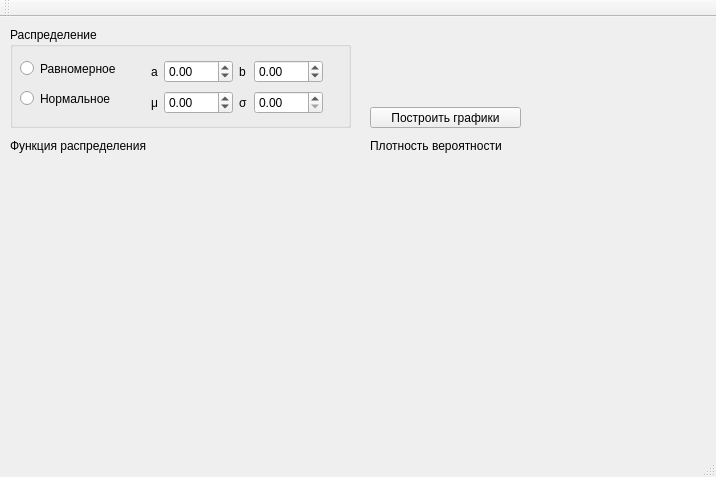
<?xml version="1.0" encoding="UTF-8"?>
<ui version="4.0">
 <class>MainWindow</class>
 <widget class="QMainWindow" name="MainWindow">
  <property name="geometry">
   <rect>
    <x>0</x>
    <y>0</y>
    <width>716</width>
    <height>477</height>
   </rect>
  </property>
  <property name="windowTitle">
   <string>MainWindow</string>
  </property>
  <widget class="QWidget" name="centralWidget">
   <widget class="QGroupBox" name="groupBox">
    <property name="geometry">
     <rect>
      <x>10</x>
      <y>10</y>
      <width>341</width>
      <height>101</height>
     </rect>
    </property>
    <property name="title">
     <string>Распределение</string>
    </property>
    <widget class="QRadioButton" name="radioButton">
     <property name="geometry">
      <rect>
       <x>10</x>
       <y>30</y>
       <width>111</width>
       <height>23</height>
      </rect>
     </property>
     <property name="text">
      <string>Равномерное</string>
     </property>
    </widget>
    <widget class="QRadioButton" name="radioButton_2">
     <property name="geometry">
      <rect>
       <x>10</x>
       <y>60</y>
       <width>96</width>
       <height>23</height>
      </rect>
     </property>
     <property name="text">
      <string>Нормальное</string>
     </property>
    </widget>
    <widget class="QWidget" name="gridLayoutWidget">
     <property name="geometry">
      <rect>
       <x>130</x>
       <y>20</y>
       <width>195</width>
       <height>80</height>
      </rect>
     </property>
     <layout class="QGridLayout" name="gridLayout">
      <item row="0" column="1">
       <widget class="QDoubleSpinBox" name="doubleSpinBox_1">
        <property name="minimum">
         <double>-1000.000000000000000</double>
        </property>
        <property name="maximum">
         <double>1000.000000000000000</double>
        </property>
       </widget>
      </item>
      <item row="0" column="0">
       <widget class="QLabel" name="label_3">
        <property name="text">
         <string>a</string>
        </property>
       </widget>
      </item>
      <item row="0" column="2">
       <widget class="QLabel" name="label_4">
        <property name="text">
         <string>b</string>
        </property>
       </widget>
      </item>
      <item row="0" column="3">
       <widget class="QDoubleSpinBox" name="doubleSpinBox_2">
        <property name="minimum">
         <double>-1000.000000000000000</double>
        </property>
        <property name="maximum">
         <double>1000.000000000000000</double>
        </property>
       </widget>
      </item>
      <item row="1" column="1">
       <widget class="QDoubleSpinBox" name="doubleSpinBox_3">
        <property name="minimum">
         <double>-1000.000000000000000</double>
        </property>
        <property name="maximum">
         <double>1000.000000000000000</double>
        </property>
       </widget>
      </item>
      <item row="1" column="3">
       <widget class="QDoubleSpinBox" name="doubleSpinBox_4">
        <property name="maximum">
         <double>100.989999999999995</double>
        </property>
       </widget>
      </item>
      <item row="1" column="2">
       <widget class="QLabel" name="label_6">
        <property name="text">
         <string>σ</string>
        </property>
       </widget>
      </item>
      <item row="1" column="0">
       <widget class="QLabel" name="label_5">
        <property name="text">
         <string>μ</string>
        </property>
       </widget>
      </item>
     </layout>
    </widget>
   </widget>
   <widget class="QLabel" name="label">
    <property name="geometry">
     <rect>
      <x>10</x>
      <y>120</y>
      <width>181</width>
      <height>17</height>
     </rect>
    </property>
    <property name="text">
     <string>Функция распределения</string>
    </property>
   </widget>
   <widget class="QLabel" name="label_2">
    <property name="geometry">
     <rect>
      <x>370</x>
      <y>120</y>
      <width>181</width>
      <height>17</height>
     </rect>
    </property>
    <property name="text">
     <string>Плотность вероятности</string>
    </property>
   </widget>
   <widget class="QPushButton" name="pushButton">
    <property name="geometry">
     <rect>
      <x>370</x>
      <y>90</y>
      <width>151</width>
      <height>21</height>
     </rect>
    </property>
    <property name="text">
     <string>Построить графики</string>
    </property>
   </widget>
   <widget class="QCustomPlot" name="customPlot" native="true">
    <property name="geometry">
     <rect>
      <x>10</x>
      <y>150</y>
      <width>341</width>
      <height>241</height>
     </rect>
    </property>
   </widget>
   <widget class="QCustomPlot" name="customPlot_2" native="true">
    <property name="geometry">
     <rect>
      <x>370</x>
      <y>150</y>
      <width>341</width>
      <height>241</height>
     </rect>
    </property>
   </widget>
  </widget>
  <widget class="QMenuBar" name="menuBar">
   <property name="geometry">
    <rect>
     <x>0</x>
     <y>0</y>
     <width>716</width>
     <height>22</height>
    </rect>
   </property>
  </widget>
  <widget class="QToolBar" name="mainToolBar">
   <attribute name="toolBarArea">
    <enum>TopToolBarArea</enum>
   </attribute>
   <attribute name="toolBarBreak">
    <bool>false</bool>
   </attribute>
  </widget>
  <widget class="QStatusBar" name="statusBar"/>
 </widget>
 <layoutdefault spacing="6" margin="11"/>
 <customwidgets>
  <customwidget>
   <class>QCustomPlot</class>
   <extends>QWidget</extends>
   <header>qcustomplot.h</header>
   <container>1</container>
  </customwidget>
 </customwidgets>
 <resources/>
 <connections/>
</ui>
